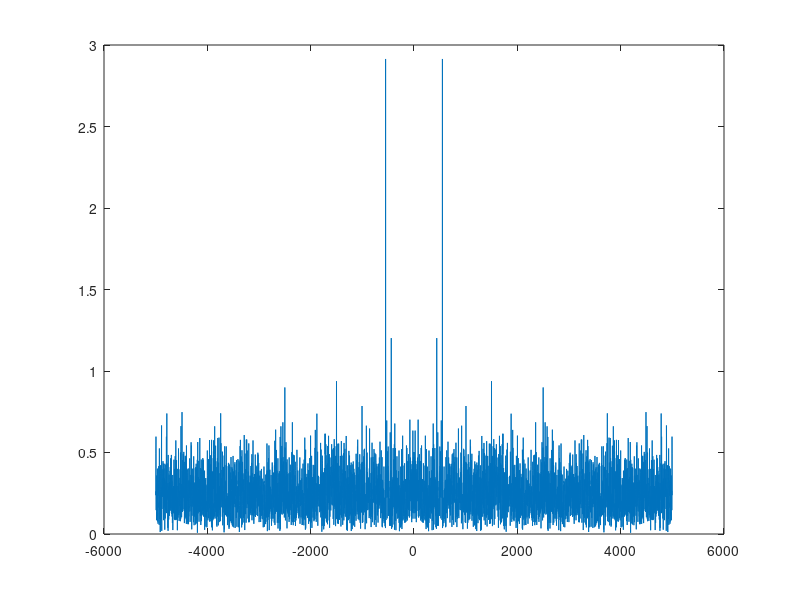

The MATLAB script that drew this image: (Note: this script raises an error after producing the figure.)
clear all
close all
clc

%%   Représentation temporelle et fréquentielle

%Definition des variables 
fe = 1e4; % la frequence d’échantillonnage
te = 1/fe; % le temps  d’échantillonnage
N = 5000; % le nombre d'echantillon 
t = (0:N-1)*te; %temps d'échantillonnage pour chaque échantillon
f = (0:N-1)*(fe/N);% fréquences pour chaque échantillon
fshift = (-N/2:N/2-1)*(fe/N); %un échantillonnage fréquentiel d'un signal qui a été décalé

%definition du signal  x(t)
x = 1.2*cos(2*pi*440*t+1.2)+ 3*cos(2*pi*550*t)+ cos(2*pi*2500*t);

%Q1 : tracage du signal dans le domaine temporelle : 
plot(t,x)

%Q2 : Calculons le TFD du signal puis tracons son spectre d'amplitude : 
%la commande fft nous a permet de calculer le transformer de Fourier 
%qui est  le sectre de x(t)
spectre_x = fft(x);
% on sait que l'amplitude est le modele de TF pour l'obtenir on utlise
% la commande abs 
spectre_amplitude = abs(spectre_x) ;
% Nous pouvons remarquer que le sepectre est centarlise par N 
plot(f,spectre_amplitude) ;

%Q3 : Utilisation de fftshift Pour mieux visualiser le contenu fréquentiel du signal
% avec la commande fftshift on a effectue un decalage circulaire avec lequel 
%on a obtenu un spectre censtarlise par 0 
plot(fshift , 2*fftshift(spectre_amplitude/N) )

%Q4 : generation d'un signal xnoise 
% Ce bruit suit une loi normale de moyenne 0 et d’écart type 1
noise = 10*randn(size(x));
plot(noise)
% ajoutons le bruit à notre signal 
xnoise = x + noise ;
plot(t, xnoise) ;

%Q5 : écout du  signal et puis le signal bruité. 
% sound(noise)
%sound(xnoise)

%Q6 : le spectre  du signal bruité
ynoise = fft(xnoise);
plot(fshift,fftshift(2*abs(ynoise)/N))


%%  Analyse fréquentielle du chant du rorqual bleu

%Q1 : chagement du fichier 
[x,fs]= audioread("bluewhale.au"); 
chant = x(2.45e4:3.10e4); 
 
% Definition des variables 
N = length(chant); 
ts = 1/fs; 
t = (0:N-1)*(10*ts); 
f = (0:floor(N/2))*(fs/N)/10;

% Q2 : visualisation du l'ecout du signal 
sound(chant)
plot(t,chant);

%Q3 : densite spectrale de signal
dsp_chant =  (abs(fft(chant)).^2)/N;

%Q4 : Déterminer à partir du tracé, la fréquence fondamentale du gémissement de rorqual 
plot(f,dsp_chant(1:floor(N/2)+1))
%nous pouvons remarquer  que la ff est 16,9205 
